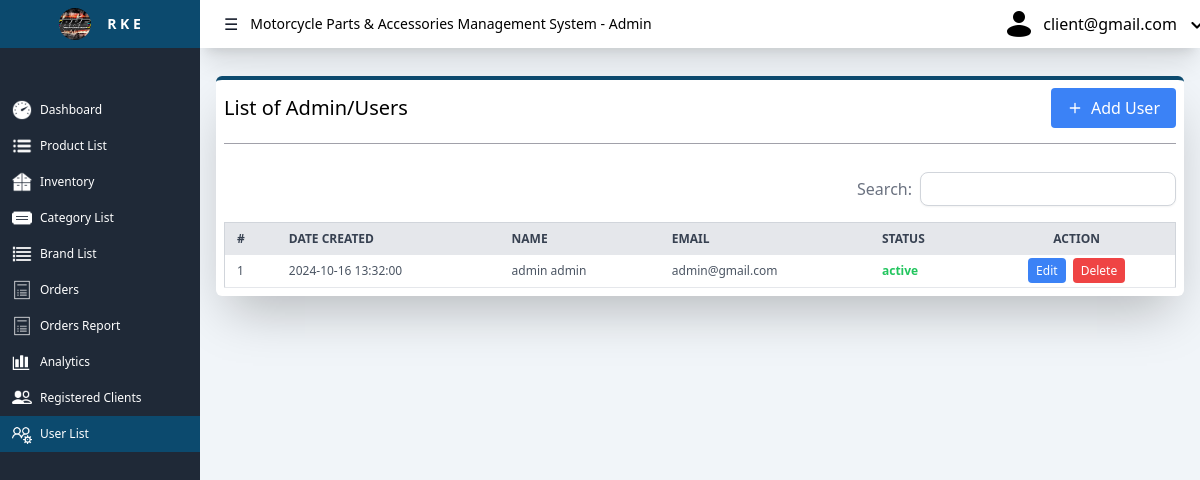
The page /admin/user/users.php (signed in) on the database its author committed.
### tables this page shows
CREATE TABLE `admin_list` (
  `id` int(11) NOT NULL AUTO_INCREMENT,
  `firstname` varchar(100) DEFAULT NULL,
  `lastname` varchar(100) DEFAULT NULL,
  `email` varchar(255) DEFAULT NULL,
  `password` varchar(255) DEFAULT NULL,
  `created_at` timestamp NOT NULL DEFAULT current_timestamp(),
  `status` enum('active','inactive') DEFAULT 'active',
  `avatar` varchar(255) DEFAULT NULL,
  PRIMARY KEY (`id`)
);

### admin/user/users.php (the view, shortened to what this page needs)
<?php
$servername = "localhost";
$username = "root";
$password = "";
$dbname = "wbsif_db";
$loggedInUserEmail = $_SESSION['user_email'];
$conn = new mysqli($servername, $username, $password, $dbname);
$user_email = $_SESSION['user_email'];
$sql = "SELECT * FROM admin_list WHERE email != '$loggedInUserEmail'";
$result = $conn->query($sql);
$adminAccounts = [];
if ($result && $result->num_rows > 0) {
    while($row = $result->fetch_assoc()) {
        $adminAccounts[] = $row;
    }
}
?>
<!DOCTYPE html>
<html lang="en">
<head>
    <script src="https://cdn.tailwindcss.com"></script>
    <link rel="stylesheet" href="../assets/style.css">
</head>
<body class="relative">
    <div class="flex h-screen">
        <nav id="nav-left" class="nav-left bg-gray-800 z-50 lg:relative flex flex-col transition-all duration-300">
            <ul class="flex flex-col text-xs h-full">
                <div class="flex items-center justify-center text-center p-2 bg-sky-900">
                    <img src="../images/logo.jpg" class="w-8 h-8 rounded-full cursor-pointer">
                    <h1 class="ml-4 text-sm text-white font-bold nav-title">R K E</h1>
                </div>
                <li class="mt-4">
                    <a href="../dashboard/dashboard.php" class="nav-link flex items-center p-2 text-white hover:bg-gray-500 mt-7" data-href="dashboard.html">
                        <img src="../images/icons8-dashboard-50.png" class="w-5 h-5 mr-2 ml-1 filter brightness-0 invert">
                        <span>Dashboard</span>
                    </a>
                </li>
                <li>
                    <a href="../products/product_list.php" class="nav-link flex items-center p-2 text-white hover:bg-gray-500">
                        <img src="../images/icons8-bulleted-list-48.png" class="w-5 h-5 mr-2 ml-1 filter brightness-0 invert">
                        <span>Product List</span>
                    </a>
                </li>
                <li>
                    <a href="../inventory/product_stocks.php" class="nav-link flex items-center p-2 text-white hover:bg-gray-500">
                        <img src="../images/icons8-inventory-50.png" class="w-5 h-5 mr-2 ml-1 filter brightness-0 invert">
                        <span>Inventory</span>
                    </a>
                </li>
                <li>
                    <a href="../maintenance/list_of_category.php" class="nav-link flex items-center p-2 text-white hover:bg-gray-500">
                        <img src="../images/icons8-category-50 (1).png" class="w-5 h-5 mr-2 ml-1 filter brightness-0 invert">
                        <span>Category List</span>
                    </a>
                </li>
                <li>
                    <a href="../maintenance/list_of_brand.php" class="nav-link flex items-center p-2 text-white hover:bg-gray-500">
                        <img src="../images/icons8-list-50.png" class="w-5 h-5 mr-2 ml-1 filter brightness-0 invert">
                        <span>Brand List</span>
                    </a>
                </li>
                <li>
                    <a href="../orders/order_list.php" class="nav-link flex items-center p-2 text-white hover:bg-gray-500">
                        <img src="../images/icons8-order-50.png" class="w-5 h-5 mr-2 ml-1 filter brightness-0 invert">
                        <span>Orders</span>
                    </a>
                </li>
                <li>
                    <a href="../orders report/orders_report.php" class="nav-link flex items-center p-2 text-white hover:bg-gray-500">
                        <img src="../images/icons8-order-50.png" class="w-5 h-5 mr-2 ml-1 filter brightness-0 invert">
                        <span>Orders Report</span>
                    </a>
                </li>
                <li>
                    <a href="../analytic/analytic.php" class="nav-link flex items-center p-2 text-white hover:bg-gray-500">
                        <img src="../images/icons8-analytics-30.png" class="w-5 h-5 mr-2 ml-1 filter brightness-0 invert">
                        <span>Analytics</span>
                    </a>
                </li>
                <li>
                    <a href="/wbsif/admin/clients/list_clients.php" class="nav-link flex items-center p-2 text-white hover:bg-gray-500">
                        <img src="../images/icons8-group-30.png" class="w-5 h-5 mr-2 ml-1 filter brightness-0 invert">
                        <span>Registered Clients</span>
                    </a>
                </li>
                <li>
                    <a href="../user/users.php" class="nav-link flex items-center p-2 text-white hover:bg-gray-500">
                        <img src="../images/icons8-users-settings-32.png" class="w-5 h-5 mr-2 ml-1 filter brightness-0 invert">
                        <span>User List</span>
                    </a>
                </li>
            </ul>
        </nav>
        <div class="flex flex-col flex-grow bg-slate-100">
            <div class="flex flex-col lg:flex-row shadow-xl p-2 bg-white">
                <div class="center-container flex items-center justify-start w-full lg:w-3/5">
                    <button class="hidden lg:block text-gray-900 p-1 ml-3" onclick="toggleNavLarge()">
                        ☰
                    </button>
                    <h1 class="text-black lg:text-sm hidden lg:block ml-2">Motorcycle Parts & Accessories Management System - Admin</h1>
                </div>
                <div class="dropdown-container flex items-center lg:w-1/5 ml-auto">
    <ul class="flex items-center w-full justify-end">
        <li class="list-none inline-block dropdown">
            <button class="dropbtn px-2 text-black flex items-center">
                <?php if (!empty($user_avatar)): ?>
                    <img src="<?php echo htmlspecialchars($user_avatar); ?>" alt="User Avatar" class="w-8 h-8 rounded-full mr-2">
                <?php else: ?>
                    <img src="../images/icons8-user-32.png" alt="Default Avatar" class="w-8 h-8 rounded-full mr-2">
                <?php endif; ?>
                <span class="text-black">
                    <p><?php echo htmlspecialchars($user_email); ?></p>
                </span>
                <img src="../images/icons8-dropdown-24.png" class="ml-2" style="width: 1.5em; height: 1.5em; vertical-align: middle;">
            </button>
        </li>
    </ul>
</div>
            </div>
            <div>
                <div class="p-4 w-full h-full mt-3">
                    <div class="flex flex-col p-2 border-t-4 border-sky-900 rounded-md shadow-2xl bg-white">
                        <div class="flex items-center justify-between mb-4">
                            <h1 class="text-black text-xl">List of Admin/Users</h1>
                            <a href="create_users.php">
                                <button class="bg-blue-500 text-white py-2 px-4 rounded flex items-center hover:bg-blue-600 focus:outline-none focus:ring-2 focus:ring-blue-400">
                                    <svg class="w-4 h-4 mr-2" fill="none" stroke="currentColor" viewBox="0 0 24 24" xmlns="http://www.w3.org/2000/svg">
                                        <path stroke-linecap="round" stroke-linejoin="round" stroke-width="2" d="M12 5v14m7-7H5"></path>
                                    </svg>
                                    Add User
                                </button>
                            </a>
                        </div>
                        <div class="relative w-full mb-7">
                            <div class="absolute left-0 right-0 bottom-0 border-t border-zinc-400"></div>
                        </div>
                        <div class="flex items-center mb-4">
                            <div class="ml-auto flex items-center">
                                <span class="text-gray-500 mr-2">Search:</span>
                                <input type="text" class="block w-64 px-2 py-1 border border-gray-300 rounded-lg shadow-sm focus:outline-none">
                            </div>
                        </div>
                        <div class="overflow-x-auto">
                        <table class='min-w-full bg-white border border-gray-300 rounded-md shadow-sm'>
    <thead>
        <tr class='bg-gray-200 text-gray-700 text-xs uppercase'>
        <th class='py-2 px-3 text-left'>#</th>
            <th class='py-2 px-3 text-left'>Date Created</th>
            <th class='py-2 px-3 text-left'>Name</th>
            <th class='py-2 px-3 text-left'>Email</th>
            <th class='py-2 px-3 text-left'>Status</th>
            <th class='py-2 px-3 text-center'>Action</th>
        </tr>
    </thead>
    <tbody class='text-gray-600 text-xs'>
    <?php if (empty($adminAccounts)): ?>
        <tr class="border-b border-gray-300">
            <td colspan="5" class="py-3 px-6 text-left">No admin accounts found.</td>
        </tr>
    <?php else: ?>
        <?php
        $counter = 1;
        foreach ($adminAccounts as $admin): ?>
            <tr class='border-b border-gray-200 hover:bg-gray-100'>
                <td class='py-2 px-3'><?php echo $counter++; ?></td>
                <td class='py-2 px-3'><?php echo htmlspecialchars($admin['created_at']); ?></td>
                <td class='py-2 px-3'>
                    <?php echo htmlspecialchars($admin['firstname'] . ' ' . $admin['lastname']); ?>
                </td>
                <td class='py-2 px-3'><?php echo htmlspecialchars($admin['email']); ?></td>
                <td class='py-2 px-3 font-bold'>
                    <?php
                    $status = isset($admin['status']) ? htmlspecialchars($admin['status']) : 'No status';
                    $statusClass = $admin['status'] === 'active' ? 'text-green-500' : 'text-red-500';
                    ?>
                    <span class="<?php echo $statusClass; ?>"><?php echo $status; ?></span>
                </td>
                <td class='py-2 px-3 text-center space-x-1'>
                    <a href='/wbsif/admin/user/edit_user.php?id=<?php echo $admin['id']; ?>' class='bg-blue-500 text-white px-2 py-1 rounded hover:bg-blue-600 text-xs'>Edit</a>
                    <a href='/wbsif/admin/user/delete_user.php?id=<?php echo $admin['id']; ?>' onclick='return confirm("Are you sure?");' class='bg-red-500 text-white px-2 py-1 rounded hover:bg-red-600 text-xs'>Delete</a>
                </td>
            </tr>
        <?php endforeach; ?>
    <?php endif; ?>
</tbody>
</table>
                        </div>
                    </div>
                </div>
            </div>
        </div>
    </div>
</body>
</html>

### admin/assets/style.css (style rules this page uses)
body, html { height: 100%; margin: 0; }
.nav-left { background-color: rgb(31 41 55); height: 100vh; transition: transform 0.3s ease-in-out, width 0.3s ease-in-out; position: fixed; top: 0; left: 0; transform: translateX(-100%); z-index: 40; }
@media (min-width: 1024px) { .nav-left { transform: translateX(0); width: 200px; position: relative; } }
.nav-link.active { background-color: rgb(12 74 110); color: white; }
.dropdown { position: relative; display: inline-block; }

### rows shown on the page
admin_list: created_at "2024-10-16 13:32:00", firstname+lastname "admin admin", email "admin@gmail.com", status "active"

### other values the page prints
$user_email "client@gmail.com"
